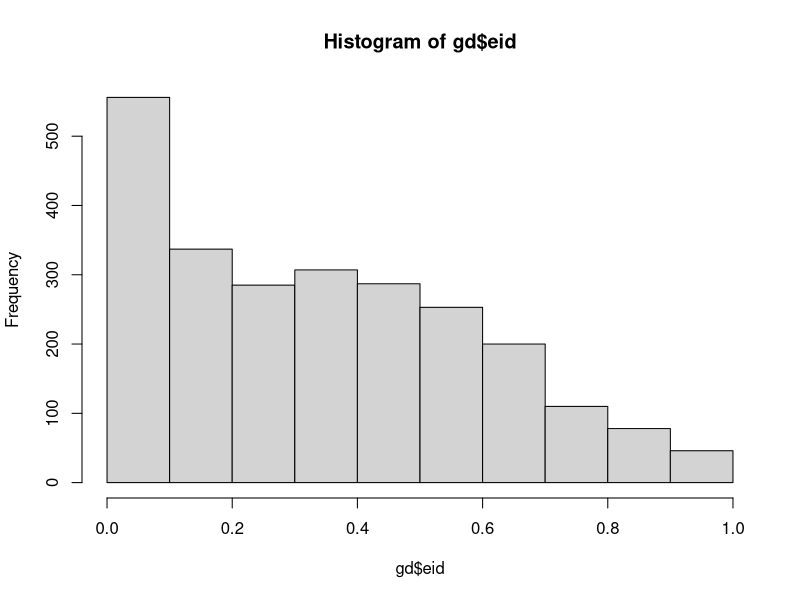

Here is the R script that generated this plot:
setwd("~/GitHub/whoben") #set working directory here

#####################################
# READ IN DATA
#####################################

require(foreign)
#read in data
gd<-read.spss("prel_s2_hjorth_20140505.sav",use.value.labels=F,to.data.frame=T)
gdlabs<-read.spss("prel_s2_hjorth_20140505.sav",use.value.labels=T,to.data.frame=T)

#get var labels
varnames<-as.data.frame(attr(read.spss("prel_s2_hjorth_20140505.sav", to.data.frame=FALSE, use.value.labels=FALSE), "variable.labels"))

#####################################
# RECODE VARIABLES
#####################################

#treatment variable
table(gdlabs$s2gr1)
table(as.numeric(gd$s2gr1))
gd$bulg01<-(as.numeric(gd$s2gr1)-2)*-1
gd$bulgfac<-factor(gd$bulg01,labels=c("Dutch","Bulgarian"))

#was prejudice scale administered before questions about support?
table(gdlabs$s2gr4)
table(as.numeric(gd$s2gr4))
gd$prej.bef01<-(as.numeric(gd$s2gr4)-2)*-1

#outcome vars
table(gdlabs$s2_q44)
table(as.numeric(gd$s2_q44))
gd$oppose<-(as.numeric(gd$s2_q44)-1)/4
gd$oppose01<-ifelse(as.numeric(gd$s2_q44)>3,1,0)

#support reduced benefits for all?
gd$cutall<-(as.numeric(gd$s2_q45)-5)/-4
table(gd$cutall)

#kids
table(gdlabs$s2gr2)
table(as.numeric(gd$s2gr2))
gd$nkids<-as.numeric(gd$s2gr2)

#kids stay home
table(gdlabs$s2gr3)
table(as.numeric(gd$s2gr3))
gd$stayhome<-(as.numeric(gd$s2gr3)-1)

#prejudice
table(gdlabs$prejudice2)
table(as.numeric(gd$prejudice2))
require(psy)

gd$prej<-((as.numeric(gd$prejudice1)+as.numeric(gd$prejudice2)-as.numeric(gd$prejudice3)-as.numeric(gd$prejudice4)-as.numeric(gd$prejudice5)-as.numeric(gd$prejudice6))-6)*(-1/24)
prejalpha<-cronbach(data.frame(cbind(as.numeric(gd$prejudice1),as.numeric(gd$prejudice2),-as.numeric(gd$prejudice3),-as.numeric(gd$prejudice4),-as.numeric(gd$prejudice5),-as.numeric(gd$prejudice6))))$alpha

gd$prejred<-(-as.numeric(gd$prejudice2)+as.numeric(gd$prejudice4)+as.numeric(gd$prejudice5)+3)*(1/12)
prejredalpha<-cronbach(data.frame(cbind(as.numeric(gd$prejudice2),-as.numeric(gd$prejudice4),-as.numeric(gd$prejudice5))))$alpha

#economic ideology
table(gd$s2_q32_5)
table(as.numeric(gd$s2_q32_1))
gd$eid1<-ifelse(as.numeric(gd$s2_q32_1)<6,(as.numeric(gd$s2_q32_1)-5)/-4)
gd$eid2<-ifelse(as.numeric(gd$s2_q34_1)<6,(as.numeric(gd$s2_q34_1)-5)/-4)
gd$eid3<-ifelse(as.numeric(gd$s2_q34_4)<6,(as.numeric(gd$s2_q34_4)-1)/4)
gd$eid4<-ifelse(as.numeric(gd$s2_q34_5)<6,(as.numeric(gd$s2_q34_5)-5)/-4)
gd$eid5<-ifelse(as.numeric(gd$s2_q32_5)<6,(as.numeric(gd$s2_q32_5)-1)/4)
require(psych)
eidalpha<-alpha(data.frame(a=gd$eid1,b=gd$eid2,c=gd$eid3,d=gd$eid4,e=gd$eid5))$total$std.alpha #this gives a nice alpha
gd$eid<-(gd$eid1+gd$eid2+gd$eid3+gd$eid4+gd$eid5)/5
hist(gd$eid)

#demographics
table(gdlabs$sex)
table(gd$sex)
gd$female<-(as.numeric(gd$sex))
table(gdlabs$edu)
table(gd$age2013)
table(as.numeric(gd$edu))
gd$edulvl<-(as.numeric(gd$edu)-1)/8
gd$someuni<-ifelse(as.numeric(gd$edu)>6,1,0)
table(gdlabs$lmsit)
table(gd$lmsit)
gd$onlabmkt<-ifelse(gd$lmsit==1,1,0)
table(gdlabs$income_own_m)
gd$income<-ifelse(gd$income_own_m<14,(gd$income_own_m-1)/12,NA)

#####################################
# SAVE DATA
#####################################

saveRDS(gd,"whobenefits_data.rds")
